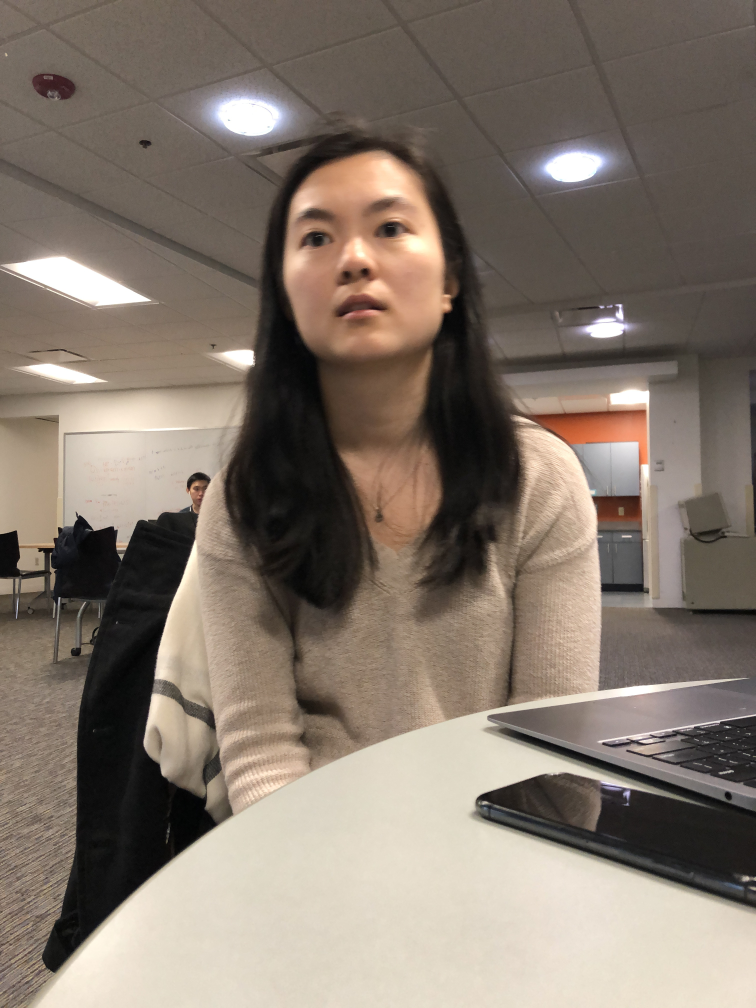
#> input picture examples/img_0.JPG, 3024 x 4032 px (shown at 1/4 size)
$ python -i alignImages.py   (imports and definitions only)
#> lines starting #> are read from the running program, lines starting #| are printed output that depends on the picture
import numpy as np
import cv2
import scipy
import matplotlib.pyplot as plt
from matplotlib.patches import ConnectionPatch
from skimage.transform import AffineTransform

# ===============================================================
#                      Aligning Images
# ===============================================================
def alignImages(images):
    """
    Taking a series of images, align all images based on the first image

    Returns:
        List of aligned images
    """
    aligned_images = []
    root_img = images[0]
    aligned_images.append(root_img)

    for img in images[1:]:
        # Find correspondences between root_img and img
        pointsRoot, pointsImg = find_correspondences(root_img, img)

        # Compute homography transformation that transforms img -> root_img
        mat = calculate_transform(pointsImg, pointsRoot, type='rigid')

        # Warp img
        warpedImg = warp_images(img, root_img, mat)

        aligned_images.append(warpedImg)

    return aligned_images


# [45 lines left out: functions calculate_transform, warp_images, not called in this run]


# ===============================================================
#      FINDING FEATURES / CORRESPONDENCES BETWEEN TWO IMAGES
# ===============================================================

def find_keypoints_and_features(img):
    '''
    input:
        img:            input image
        block_size:     parameter to define block_size x block_size neighborhood around
                        each pixel used in deciding whether it's a corner

    returns:
        keypoints:      an array of xy coordinates of interest points
        features:       an array of features corresponding to each of the keypoints
    '''

    image8bit = cv2.normalize(img, None, 0, 255, cv2.NORM_MINMAX).astype('uint8') # this is an alternate 8-bit conversion from the grayscale conversion that also normalizes the image. seems to work better with sift. found on stack overflow https://stackoverflow.com/questions/50298329/error-5-image-is-empty-or-has-incorrect-depth-cv-8u-in-function-cvsift

    sift = cv2.SIFT_create()
    kp, des = sift.detectAndCompute(image8bit,None)

    kp = [[point.pt[0], point.pt[1]] for point in kp]

    return kp, des

def find_correspondences(imgA, imgB):
    '''
    Automatically computes a set of correspondence points between two images.

    imgA:         input image A
    imgB:         input image B
    block_size:   size of the area around an interest point that we will
                  use to create a feature vector. Default to

    pointsA:      xy locations of the correspondence points in image A
    pointsB:      xy locations of the correspondence points in image B
    '''

    # Step 1:   Use Harris Corner Detector to find a list of interest points in both images,
    #   and compute features descriptors for each of those keypoints. Here, we are calculating
    #   the robust SIFT (i.e. Scale Invariant Feature Transform) descriptors, which detects corners
    #   at multiple scales.

    kp1, des1 = find_keypoints_and_features(imgA)
    kp2, des2 = find_keypoints_and_features(imgB)

    # Step 2: Find correspondences between the interest points in both images using the feature
    #   descriptors we've calculated for each of the points.
    #
    # - Step 2a: Calculate and store the distance between feature vectors of all pairs (one from A and one from B)
    #   of interest points.
    #   As you may recall, there are many possible distance/similarity metrics. You're welcome to experiment
    #   but we recommend the L2 norm, tried and true. (hint: scipy.spatial.distance.cdist)

    distances = scipy.spatial.distance.cdist(des1, des2) # returns a matrix such that at the distance between i, j is at index i, j

    # - Step 2b: Find the best matches (pairs of points with the most similarity) that are below some error threshold.
    #   You're aiming for some number of matches greater than MIN_NUMBER_MATCHES, otherwise you may not have enough information
    #   for later steps. Each point should only have one match, and we want to throw out any points that have no matches.

    MIN_NUMBER_MATCHES = 20
    FEATURE_THRESHOLD = 0.2

    # sort the distances. smaller is better
    sorted_distances_indices = np.argsort(distances) #returns the indices that would sort distances
    sorted_distances = np.take_along_axis(distances, sorted_distances_indices, -1)

    # the top two best matches in a row are compared <-- actually two best matches in a column
    # we want this for the ratio test https://stackoverflow.com/questions/51197091/how-does-the-lowes-ratio-test-work
    top_two_match_ratios = sorted_distances[:,0] / sorted_distances[:, 1]

    # sort the comparisons
    sorted_ratio_indices = np.argsort(top_two_match_ratios)
    sorted_ratios = top_two_match_ratios[sorted_ratio_indices]

    # find the indices of A's keypoints that produce the smallest match distance ratios
    bestA = sorted_ratio_indices[sorted_ratios < FEATURE_THRESHOLD]
    if len(bestA) < MIN_NUMBER_MATCHES:
        #if we don't have enough matches below the threshold, take the top MIN_NUMBER_MATCHES
        bestA = sorted_ratio_indices[:MIN_NUMBER_MATCHES]

    # get best B from best A
    bestB = sorted_distances_indices[bestA, 0]

    pointsA = np.array(kp1)[bestA]
    pointsB = np.array(kp2)[bestB]

    return pointsA, pointsB


# [16 lines left out: function visualizeCorrespondences, not called in this run]

>>> import cv2
>>> picture = cv2.imread('examples/img_0.JPG', cv2.IMREAD_GRAYSCALE)
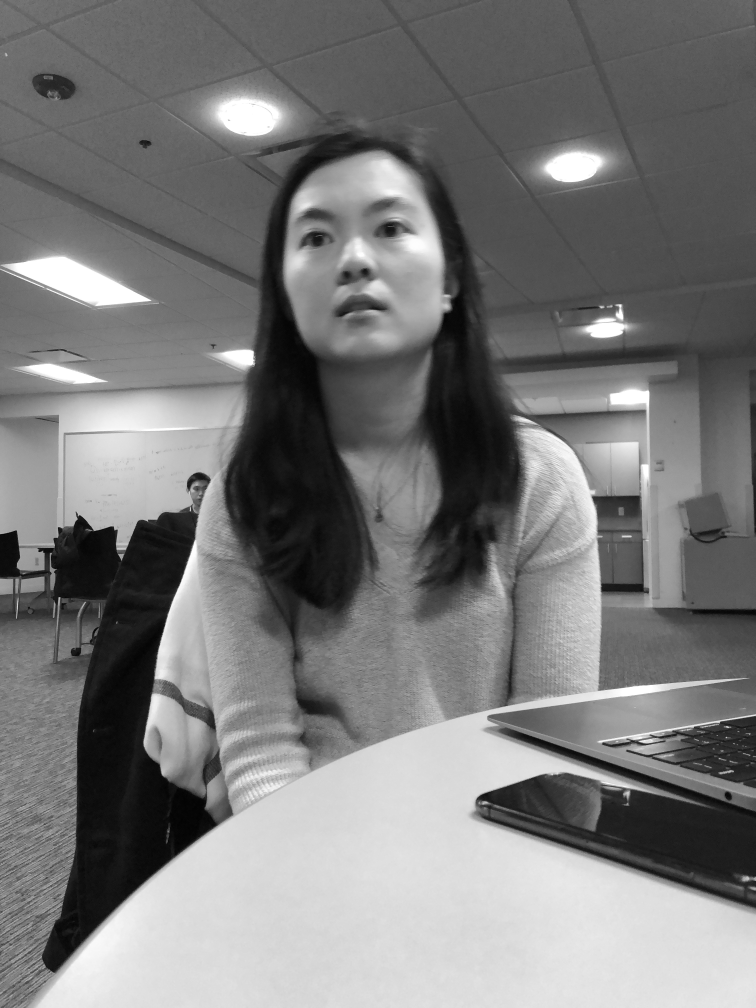
#> picture: shape (4032, 3024) (shown at 1/4 size); min 0, max 255, mean 121.7
>>> result = alignImages(picture)
#> in alignImages, `root_img = images[0]`: root_img = 3024 values, max 131 at index 272, min 46 at index 2139, mean 96.84
#> the loop in alignImages, `for img in images[1:]:` made 1 pass
#> after the loop in alignImages, `for img in images[1:]:`: aligned_images = 1 item
#> (the run stopped early here; a loop or call above may not have finished)

$ run again, on examples/input_0.png
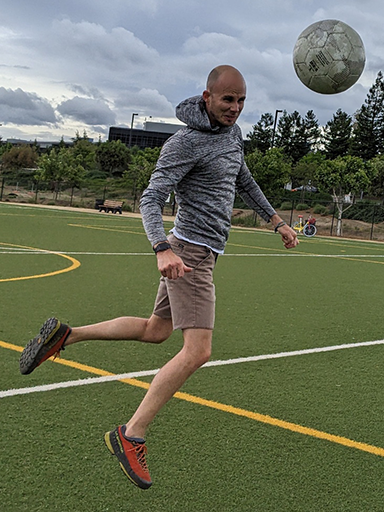
#> input picture examples/input_0.png, 384 x 512 px
#> `picture = cv2.imread('examples/img_0.JPG', cv2.IMREAD_GRAYSCALE)`:
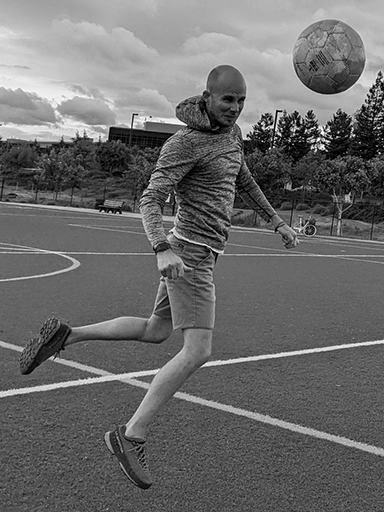
#> picture: shape (512, 384); min 0, max 255, mean 106.9
#> root_img = 384 values, max 189 at index 148, min 158 at index 58, mean 173.8
#> the loop in alignImages, `for img in images[1:]:` made 1 pass
#> after the loop in alignImages, `for img in images[1:]:`: aligned_images = 1 item

$ run again, on examples/input_1.png
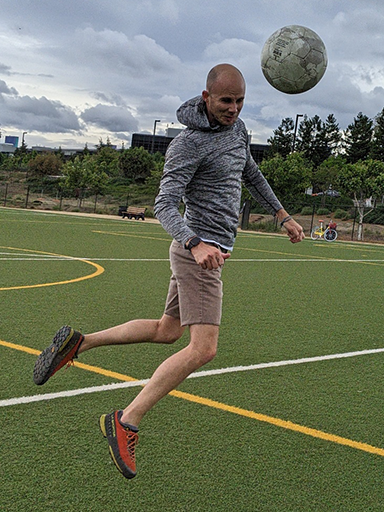
#> input picture examples/input_1.png, 384 x 512 px
#> `picture = cv2.imread('examples/img_0.JPG', cv2.IMREAD_GRAYSCALE)`:
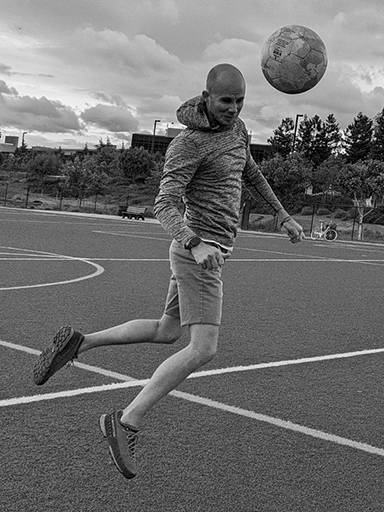
#> picture: shape (512, 384); min 0, max 255, mean 110.2
#> root_img = 384 values, max 190 at index 168, min 158 at index 63, mean 173
#> the loop in alignImages, `for img in images[1:]:` made 1 pass
#> after the loop in alignImages, `for img in images[1:]:`: aligned_images = 1 item
